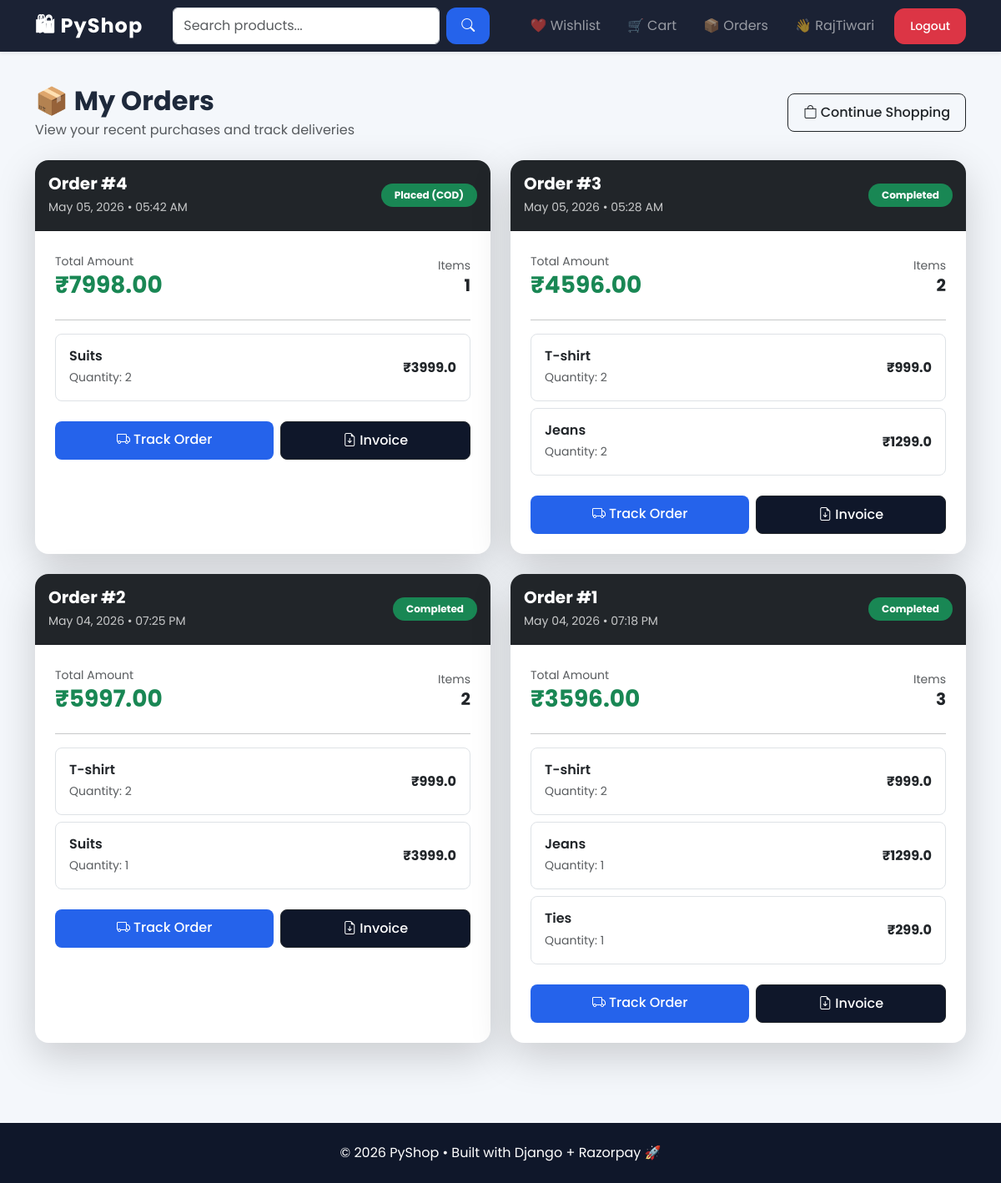
Screenshot of /orders/ (signed in) with the database file from the repository.
### products/models.py (models this page shows, shortened)
class Order(models.Model):
    STATUS_CHOICES = (
        ('Pending', 'Pending'),
        ('Confirmed', 'Confirmed'),
        ('Shipped', 'Shipped'),
        ('Out for Delivery', 'Out for Delivery'),
        ('Delivered', 'Delivered'),
        ('Cancelled', 'Cancelled'),
    )
    user = models.ForeignKey(User, on_delete=models.CASCADE)
    total_amount = models.DecimalField(max_digits=10, decimal_places=2)
    status = models.CharField(
        max_length=30,
        choices=STATUS_CHOICES,
        default='Pending'
    )
    razorpay_payment_id = models.CharField(
        max_length=200,
        blank=True,
        null=True
    )
    created_at = models.DateTimeField(auto_now_add=True)

class OrderItem(models.Model):
    order = models.ForeignKey(Order, related_name='items', on_delete=models.CASCADE)
    product = models.ForeignKey(Product, on_delete=models.CASCADE)
    quantity = models.IntegerField()
    price = models.FloatField()

class Product(models.Model):
    name = models.CharField(max_length=200)
    price = models.FloatField()
    description = models.TextField()
    image_url = models.URLField(blank=True)
    category = models.ForeignKey(Category, on_delete=models.SET_NULL, null=True)

### products/views.py (the view)
# urls.py: path('orders/', views.order_history, name='order_history'),
@login_required
def order_history(request):
    orders = Order.objects.filter(user=request.user).order_by('-created_at')
    return render(request, 'products/order_history.html', {
        'orders': orders
    })

### products/context_processors.py (called while the page is built)
def global_counts(request):
    if request.user.is_authenticated:
        cart = Cart.objects.filter(user=request.user).first()
        cart_count = cart.items.count() if cart else 0
        wishlist_count = Wishlist.objects.filter(user=request.user).count()
    else:
        cart_count = 0
        wishlist_count = 0
    return {
        'cart_count': cart_count,
        'wishlist_count': wishlist_count
    }

### products/templates/products/order_history.html (shortened to what this page needs)
{% extends 'base.html' %}
{% block content %}
<div class="d-flex justify-content-between align-items-center mb-4 flex-wrap gap-3">
    <div>
        <h2 class="fw-bold mb-1">
            📦 My Orders
        </h2>
        <p class="text-muted mb-0">
            View your recent purchases and track deliveries
        </p>
    </div>
    <a href="/"
       class="btn btn-outline-dark rounded-3">
        <i class="bi bi-bag"></i>
        Continue Shopping
    </a>
</div>
{% if orders %}
<div class="row">
{% for order in orders %}
<div class="col-lg-6 mb-4">
    <div class="card border-0 shadow-lg rounded-4 overflow-hidden h-100">
        <div class="card-header bg-dark text-white d-flex justify-content-between align-items-center py-3">
            <div>
                <h5 class="mb-1 fw-bold">
                    Order #{{ order.id }}
                </h5>
                <small class="opacity-75">
                    {{ order.created_at|date:"M d, Y • h:i A" }}
                </small>
            </div>
            <span class="badge bg-success rounded-pill px-3 py-2">
                {{ order.status }}
            </span>
        </div>
        <div class="card-body p-4">
            <div class="d-flex justify-content-between align-items-center mb-4">
                <div>
                    <small class="text-muted">
                        Total Amount
                    </small>
                    <h3 class="fw-bold text-success mb-0">
                        ₹{{ order.total_amount }}
                    </h3>
                </div>
                <div class="text-end">
                    <small class="text-muted">
                        Items
                    </small>
                    <h5 class="fw-bold mb-0">
                        {{ order.items.count }}
                    </h5>
                </div>
            </div>
            <hr>
            <div class="mb-4">
                {% for item in order.items.all %}
                <div class="border rounded-3 p-3 mb-2">
                    <div class="d-flex justify-content-between align-items-center">
                        <div>
                            <h6 class="fw-semibold mb-1">
                                {{ item.product.name }}
                            </h6>
                            <small class="text-muted">
                                Quantity: {{ item.quantity }}
                            </small>
                        </div>
                        <div class="text-end">
                            <h6 class="fw-bold mb-0">
                                ₹{{ item.price }}
                            </h6>
                        </div>
                    </div>
                </div>
                {% endfor %}
            </div>
            <div class="d-flex gap-2">
                <a href="{% url 'track_order' order.id %}"
                   class="btn btn-primary flex-fill rounded-3">
                    <i class="bi bi-truck"></i>
                    Track Order
                </a>
                <a href="{% url 'download_invoice' order.id %}"
                   class="btn btn-dark flex-fill rounded-3">
                    <i class="bi bi-file-earmark-arrow-down"></i>
                    Invoice
                </a>
            </div>
        </div>
    </div>
</div>
{% endfor %}
</div>
{% endif %}
{% endblock %}

### products/templates/base.html (shortened to what this page needs)
<!DOCTYPE html>
<html lang="en">
<head>
    <link href="https://cdn.jsdelivr.net/npm/bootstrap@5.3.3/dist/css/bootstrap.min.css" rel="stylesheet">
    <link rel="stylesheet"
          href="https://cdn.jsdelivr.net/npm/bootstrap-icons@1.11.3/font/bootstrap-icons.min.css">
</head>
<body>
<nav class="navbar navbar-expand-lg navbar-dark sticky-top shadow-sm">
    <div class="container">
        <a class="navbar-brand" href="/">
            🛍 PyShop
        </a>
        <div class="collapse navbar-collapse" id="navbarContent">
            <form class="d-flex mx-auto search-box" method="GET" action="/">
                <input class="form-control me-2"
                       name="q"
                       placeholder="Search products..."
                       value="{{ request.GET.q }}">
                <button class="btn btn-primary">
                    <i class="bi bi-search"></i>
                </button>
            </form>
            <ul class="navbar-nav ms-auto align-items-center">
                {% if user.is_authenticated %}
                <li class="nav-item me-3">
                    <a class="nav-link" href="{% url 'wishlist' %}">
                        ❤️ Wishlist
                    </a>
                </li>
                <li class="nav-item me-3">
                    <a class="nav-link" href="{% url 'cart' %}">
                        🛒 Cart
                    </a>
                </li>
                <li class="nav-item me-3">
                    <a class="nav-link" href="{% url 'order_history' %}">
                        📦 Orders
                    </a>
                </li>
                <li class="nav-item me-3">
                    <span class="nav-link">
                        👋 {{ user.username }}
                    </span>
                </li>
                <li class="nav-item">
                    <a href="{% url 'logout' %}" class="btn btn-danger btn-sm">
                        Logout
                    </a>
                </li>
                {% endif %}
            </ul>
        </div>
    </div>
</nav>
<div class="container py-4">
    {% block content %}
    {% endblock %}
</div>
<footer class="text-center py-4 mt-5">
    <p class="mb-0">
        © 2026 PyShop • Built with Django + Razorpay 🚀
    </p>
</footer>
</body>
</html>

### products/templates/base.html (style rules this page uses)
* { font-family: 'Poppins', sans-serif; }
body { background:#f4f7fb; color:#1e293b; }
.navbar { backdrop-filter: blur(12px); background: rgba(15,23,42,0.95); }
.navbar-brand { font-size:1.5rem; font-weight:700; letter-spacing:1px; }
.search-box { width:380px; }
.card { border:none; border-radius:18px; overflow:hidden; transition:0.3s ease; }
.btn { border-radius:12px; font-weight:500; padding:10px 18px; }
.btn-primary { background:#2563eb; border:none; }
.btn-dark { background:#0f172a; }
footer { background:#0f172a; color:white; }

### rows the page displays
Order: id "4", created_at "May 05, 2026 • 05:42 AM", status "Placed (COD)", total_amount "7998.00", items.count "1"
OrderItem: product.name "Suits", quantity "2", price "3999.0"
Order: id "3", created_at "May 05, 2026 • 05:28 AM", status "Completed", total_amount "4596.00", items.count "2"
OrderItem: product.name "T-shirt", quantity "2", price "999.0"
OrderItem: product.name "Jeans", quantity "2", price "1299.0"
Order: id "2", created_at "May 04, 2026 • 07:25 PM", status "Completed", total_amount "5997.00", items.count "2"
OrderItem: product.name "T-shirt", quantity "2", price "999.0"
OrderItem: product.name "Suits", quantity "1", price "3999.0"
Order: id "1", created_at "May 04, 2026 • 07:18 PM", status "Completed", total_amount "3596.00", items.count "3"
OrderItem: product.name "T-shirt", quantity "2", price "999.0"
OrderItem: product.name "Jeans", quantity "1", price "1299.0"
OrderItem: product.name "Ties", quantity "1", price "299.0"

### other values shown
{{ user.username }} "RajTiwari"
